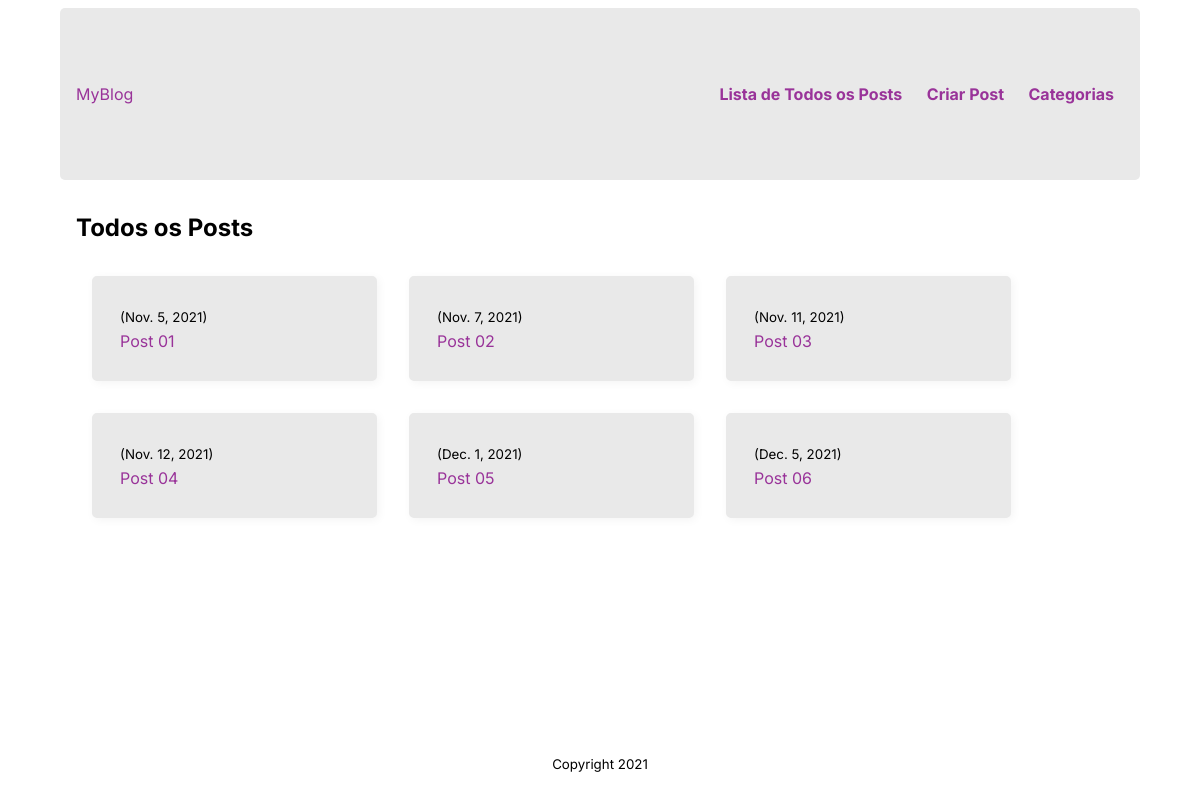
The page / on the database its author committed.
### posts/models.py (models this page shows, shortened)
class Post(models.Model):
    titulo = models.CharField(max_length=255)
    data = models.DateTimeField()
    conteudo = models.CharField(max_length=2000, null=True)

### posts/views.py (the view)
# urls.py: path('', views.ListView.as_view(), name='index'),
class ListView(generic.ListView):
    model = Post
    template_name = 'posts/index.html'

### posts/templates/posts/index.html
{% extends 'base.html' %}
{% block content %}
<h2>Todos os Posts</h2>
{% if post_list %}
<section class="lista-de-cards">
    {% for post in post_list %}
    <article class="card">
	<small>({{ post.data|date }})</small></br>
        <a href="{% url 'posts:detail' post.id %}">{{ post.titulo }}</a>
    </article>
    {% endfor %}
</section>
{% else %}
<p>Não foi encontrado nenhum filme.</p>
{% endif %}
{% endblock content %}

### templates/base.html (shortened to what this page needs)
{% load static %}
<!DOCTYPE html>
<html lang="en">
<head>
    <link rel="stylesheet" type="text/css" href="{% static 'style.css' %}">
</head>
<body>
    <header id="cabecalho-principal">
        <a href="{% url 'posts:index' %}"> MyBlog </a>
        <nav id="navegacao-principal">
            <ul>
                <li><a href="{% url 'posts:index' %}">Lista de Todos os Posts</a></li>
                <li><a href="{% url 'posts:create' %}">Criar Post</a></li>
		<li><a href="{% url 'posts:list_categories' %}">Categorias</a></li>
            </ul>
        </nav>
    </header>
    <main id="conteiner-principal">
        {% block content %}
        {% endblock content %}
    </main>
    <footer id="rodape-principal">
        <p>
            <small>Copyright 2021</small>
        </p>
    </footer>
</body>
</html>

### static/style.css (style rules this page uses)
:root { --primary-color: #000000; --secondary-color: #993399; --tertiary-color: #f44d27; --secondary-color-light: #993399; --tertiary-color-light: #ff6d28; --bg-color: #fff; --secondary-bg-color: #e9e9e9; --color-shadow: #f4f4f4; font-family: Inter, sans-serif; font-size: 16px; line-height: 1.5em; }
* { box-sizing: border-box; }
html, body { height: 100%; }
header#cabecalho-principal { background-color: var(--secondary-bg-color); border-radius: 5px; margin: 0 auto; width: 100%; max-width: 1080px; padding: 3rem 1rem; display: flex; justify-content: space-between; align-items: center; }
li a { color: var(--secondary-color); font-weight: bold; text-decoration: none; }
body { display: flex; flex-direction: column; }
nav#navegacao-principal li { display: inline-block; padding: 10px; }
main#conteiner-principal { margin: 0 auto; width: 100%; max-width: 1080px; padding: 1rem 1rem; flex-grow: 1; }
footer#rodape-principal { display: flex; flex-direction: column; justify-content: center; align-items: center; padding: 1rem 1rem; }
.lista-de-cards { display: flex; flex-wrap: wrap; }
.card { border: 8px solid var(--secondary-bg-color); background-color: var(--secondary-bg-color); border-radius: 5px; box-shadow: 2px 2px 10px var(--color-shadow); margin: 1rem; padding: 1.25rem; width: 285px; }
a { color: var(--secondary-color); text-decoration: none; }

### rows shown on the page
Post: data "Nov. 5, 2021", titulo "Post 01"
Post: data "Nov. 7, 2021", titulo "Post 02"
Post: data "Nov. 11, 2021", titulo "Post 03"
Post: data "Nov. 12, 2021", titulo "Post 04"
Post: data "Dec. 1, 2021", titulo "Post 05"
Post: data "Dec. 5, 2021", titulo "Post 06"
